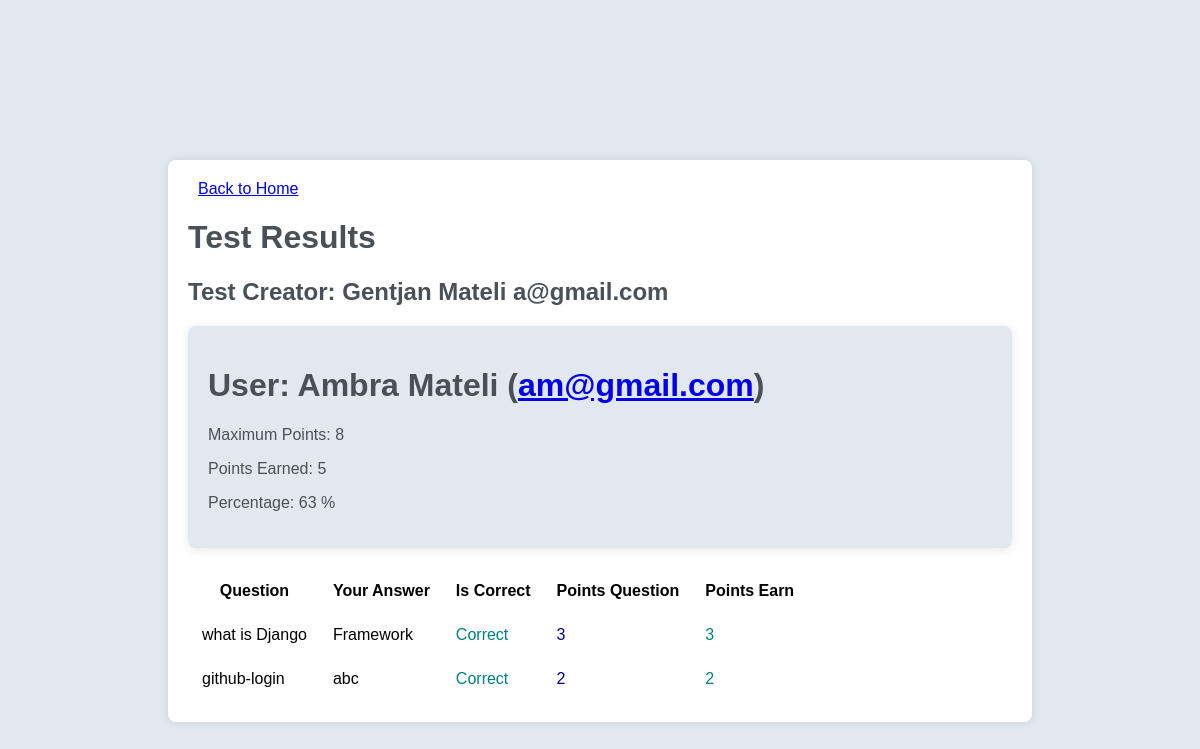
Screenshot of /answers/8 (signed in) with the database file from the repository.
### lms/models.py (models this page shows, shortened)
class Test(models.Model):
    category = models.ForeignKey(Category, on_delete=models.CASCADE)
    creator = models.ForeignKey(User, on_delete=models.CASCADE)
    name = models.CharField(max_length=255)
    description = models.TextField(blank=True, max_length=255, null=True)
    max_points = models.IntegerField(default=0)
    created_at = models.DateTimeField(auto_now_add=True)

class UserAnswer(models.Model):
    user = models.ForeignKey(User, on_delete=models.CASCADE)
    test = models.ForeignKey(Test, on_delete=models.CASCADE)
    question = models.ForeignKey(Question, on_delete=models.CASCADE)
    answer = models.ForeignKey(Options, on_delete=models.CASCADE, null=True)  # Allow null values
    is_correct = models.BooleanField(default=False)
    points_earned = models.IntegerField(default=0)
    created_at = models.DateTimeField(auto_now_add=True)
    def save(self, *args, **kwargs):
        if self.is_correct:
            self.points_earned = self.question.points
        super().save(*args, **kwargs)
    class Meta:
        unique_together = ('user', 'test', 'question')

class Question(models.Model):
    test = models.ForeignKey(Test, on_delete=models.CASCADE)
    name = models.CharField(max_length=255)
    points = models.IntegerField(default=1)
    created_at = models.DateTimeField(auto_now_add=True)
    updated_at = models.DateTimeField(auto_now=True)
    def __str__(self):
        return self.name

class Options(models.Model):
    question = models.ForeignKey(Question, related_name='options', on_delete=models.CASCADE)
    text = models.CharField(max_length=255)
    is_correct = models.BooleanField(default=False)
    created_at = models.DateTimeField(auto_now_add=True)
    updated_at = models.DateTimeField(auto_now=True)
    def __str__(self):
        return self.text

### lms/views/answers.py (the view)
# urls.py: path('answers/<int:test_id>', answers.show_answers, name='answers'),
def show_answers(request, test_id):
    test = get_object_or_404(Test, pk=test_id)
    if request.user == test.creator:
        user_answers = UserAnswer.objects.filter(test=test)
    else:
        user_answers = UserAnswer.objects.filter(test=test, user=request.user)
    user_answers_by_user = {}
    for user_answer in user_answers:
        user = user_answer.user
        if user in user_answers_by_user:
            user_answers_by_user[user].append(user_answer)
        else:
            user_answers_by_user[user] = [user_answer]
    user_results = []
    for user, answers in user_answers_by_user.items():
        total_points = sum(answer.points_earned for answer in answers)
        max_points = test.question_set.aggregate(Sum('points'))['points__sum']
        max_points = max_points if max_points is not None else 0
        percentage = total_points / max_points * 100 if max_points > 0 else 0
        user_results.append({
            'user': user,
            'user_answers': answers,
            'total_points': total_points,
            'max_points': max_points,
            'percentage': percentage
        })
    for user_answer in user_answers:
        user_answer.save()
    return render(request, 'answers/show_answers.html', {
        'test': test,
        'user_results': user_results,
    })

### templates/answers/show_answers.html (shortened to what this page needs)
<link rel="stylesheet" href="https://cdn.jsdelivr.net/npm/@tabler/core@1.0.0-beta17/dist/css/tabler.min.css">
{% block content %}
<body>
    <div class="container">
        <a href="{% url 'home' %}" class="btn btn-outline-success back-btn">Back to Home</a>
        <h1 style="color: #495057;">Test Results</h1>
        <h2 class="test-info">Test Creator: {{ test.creator.first_name }} {{ test.creator.last_name }} {{ test.creator }}</h2>
        {% for user_result in user_results %}
        <div class="card card-lg user-card">
            <div class="card-body user-card-body">
                <h1 class="card-title user-details">User: {{ user_result.user.first_name }} {{ user_result.user.last_name }} (<a href="#" class="text-reset">{{ user_result.user.email }}</a>)</h1>
                <p class="card-text user-details">Maximum Points: {{ user_result.max_points }}</p>
                <p class="card-text user-details">Points Earned: {{ user_result.total_points }}</p>
                <p class="card-text user-details">Percentage: {{ user_result.percentage|floatformat:0 }} %</p>
            </div>
        </div>
        <table class="table result-table">
            <thead>
                <tr>
                    <th>Question</th>
                    <th>Your Answer</th>
                    <th>Is Correct</th>
                    <th>Points Question</th>
                    <th>Points Earn</th>
                </tr>
            </thead>
            <tbody>
                {% for user_answer in user_result.user_answers %}
                <tr>
                    <td>{{ user_answer.question }}</td>
                    <td>{{ user_answer.answer }}</td>
                    <td style="color: {% if user_answer.answer.is_correct %}teal{% else %}red{% endif %}">
                        {% if user_answer.answer.is_correct %}Correct{% else %}Incorrect{% endif %}
                    </td>
                    <td style="color: darkblue">{{ user_answer.question.points }}</td>
                    <td style="color: {% if user_answer.answer.is_correct %}teal{% else %}red{% endif %}">
                        {% if user_answer.answer.is_correct %} {{ user_answer.question.points }} {% else %} 0 {% endif %}
                    </td>
                </tr>
                {% endfor %}
            </tbody>
        </table>
        {% endfor %}
    </div>
{% endblock %}

### templates/answers/show_answers.html (style rules this page uses)
body { font-family: 'Poppins', sans-serif; background-color: #e2e8f0; }
.container { margin: 160px; padding: 20px; background-color: #fff; border-radius: 8px; box-shadow: 0 0 10px rgba(0, 0, 0, 0.1); }
.back-btn { margin: 10px; }
.test-info { color: #495057; }
.card-lg { margin-top: 20px; }
.user-card { background-color: #e2e8f0; border-radius: 8px; box-shadow: 0 2px 10px rgba(0, 0, 0, 0.1); margin-bottom: 20px; }
.user-card-body { padding: 20px; }
.user-details { color: #495057; }
.result-table { margin-top: 20px; }
.table th, .table td { padding: 12px; }

### rows the page displays
Test: creator.first_name "Gentjan", creator.last_name "Mateli", creator "a@gmail.com"
UserAnswer: question "what is Django", answer "Framework", shows "Correct", question.points "3"
UserAnswer: question "github-login", answer "abc", shows "Correct", question.points "2"

### other values shown
{{ user_result.user.first_name }} "Ambra"
{{ user_result.user.last_name }} "Mateli"
{{ user_result.user.email }} "am@gmail.com"
{{ user_result.max_points }} "8"
{{ user_result.total_points }} "5"
{{ user_result.percentage|floatformat:0 }} "63"
